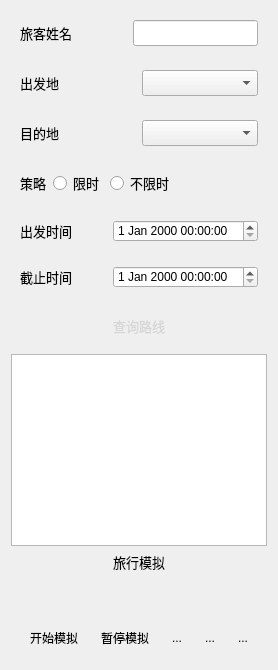
       <widget class="QWidget" name="tab_3">
        <attribute name="icon">
         <iconset resource="Travel_lyb.qrc">
          <normaloff>:/ziyuan/add.png</normaloff>:/ziyuan/add.png</iconset>
        </attribute>
        <attribute name="title">
         <string notr="true">添加旅客</string>
        </attribute>
        <layout class="QVBoxLayout" name="verticalLayout">
         <item>
          <widget class="QWidget" name="widget_17" native="true">
           <layout class="QHBoxLayout" name="horizontalLayout_16">
            <item>
             <widget class="QLabel" name="label_14">
              <property name="font">
               <font>
                <family>华文中宋</family>
                <pointsize>10</pointsize>
               </font>
              </property>
              <property name="text">
               <string>旅客姓名</string>
              </property>
             </widget>
            </item>
            <item>
             <spacer name="horizontalSpacer_7">
              <property name="orientation">
               <enum>Qt::Horizontal</enum>
              </property>
              <property name="sizeHint" stdset="0">
               <size>
                <width>40</width>
                <height>20</height>
               </size>
              </property>
             </spacer>
            </item>
            <item>
             <widget class="QLineEdit" name="lineEdit">
              <property name="enabled">
               <bool>true</bool>
              </property>
              <property name="font">
               <font>
                <family>华文中宋</family>
                <pointsize>10</pointsize>
               </font>
              </property>
             </widget>
            </item>
           </layout>
          </widget>
         </item>
         <item>
          <layout class="QVBoxLayout" name="verticalLayout_5">
           <item>
            <widget class="QWidget" name="widget_18" native="true">
             <layout class="QHBoxLayout" name="horizontalLayout_17">
              <item>
               <widget class="QLabel" name="label_15">
                <property name="font">
                 <font>
                  <family>华文中宋</family>
                  <pointsize>10</pointsize>
                 </font>
                </property>
                <property name="text">
                 <string>&lt;html&gt;&lt;head/&gt;&lt;body&gt;&lt;p align=&quot;justify&quot;&gt;出发地&lt;/p&gt;&lt;/body&gt;&lt;/html&gt;</string>
                </property>
                <property name="textFormat">
                 <enum>Qt::AutoText</enum>
                </property>
               </widget>
              </item>
              <item>
               <widget class="QComboBox" name="comboBox_6">
                <property name="font">
                 <font>
                  <family>华文中宋</family>
                  <pointsize>10</pointsize>
                 </font>
                </property>
                <property name="styleSheet">
                 <string notr="true">selection-background-color: rgb(255, 255, 255);
selection-color: rgb(80, 80, 80);
alternate-background-color: rgb(255, 255, 255);</string>
                </property>
               </widget>
              </item>
             </layout>
            </widget>
           </item>
           <item>
            <widget class="QWidget" name="widget_19" native="true">
             <layout class="QHBoxLayout" name="horizontalLayout_18">
              <item>
               <widget class="QLabel" name="label_16">
                <property name="font">
                 <font>
                  <family>华文中宋</family>
                  <pointsize>10</pointsize>
                 </font>
                </property>
                <property name="text">
                 <string>目的地</string>
                </property>
               </widget>
              </item>
              <item>
               <widget class="QComboBox" name="comboBox_7">
                <property name="font">
                 <font>
                  <family>华文中宋</family>
                  <pointsize>10</pointsize>
                 </font>
                </property>
                <property name="styleSheet">
                 <string notr="true">selection-background-color: rgb(255, 255, 255);
selection-color: rgb(80, 80, 80);</string>
                </property>
               </widget>
              </item>
             </layout>
            </widget>
           </item>
           <item>
            <widget class="QWidget" name="widget_20" native="true">
             <layout class="QHBoxLayout" name="horizontalLayout_19">
              <item>
               <widget class="QLabel" name="label_17">
                <property name="font">
                 <font>
                  <family>华文中宋</family>
                  <pointsize>10</pointsize>
                 </font>
                </property>
                <property name="text">
                 <string>策略</string>
                </property>
               </widget>
              </item>
              <item>
               <widget class="QRadioButton" name="radioButton_5">
                <property name="font">
                 <font>
                  <family>华文中宋</family>
                  <pointsize>10</pointsize>
                 </font>
                </property>
                <property name="text">
                 <string>限时</string>
                </property>
               </widget>
              </item>
              <item>
               <widget class="QRadioButton" name="radioButton_6">
                <property name="font">
                 <font>
                  <family>华文中宋</family>
                  <pointsize>10</pointsize>
                 </font>
                </property>
                <property name="text">
                 <string>不限时</string>
                </property>
               </widget>
              </item>
              <item>
               <spacer name="horizontalSpacer_5">
                <property name="orientation">
                 <enum>Qt::Horizontal</enum>
                </property>
                <property name="sizeHint" stdset="0">
                 <size>
                  <width>40</width>
                  <height>20</height>
                 </size>
                </property>
               </spacer>
              </item>
             </layout>
            </widget>
           </item>
           <item>
            <widget class="QWidget" name="widget_21" native="true">
             <layout class="QHBoxLayout" name="horizontalLayout_20">
              <item>
               <widget class="QLabel" name="label_18">
                <property name="font">
                 <font>
                  <family>华文中宋</family>
                  <pointsize>10</pointsize>
                 </font>
                </property>
                <property name="text">
                 <string>出发时间</string>
                </property>
               </widget>
              </item>
              <item>
               <widget class="QDateTimeEdit" name="dateTimeEdit_7">
                <property name="styleSheet">
                 <string notr="true">selection-background-color: rgb(255, 255, 255);
selection-color: rgb(80, 80, 80);</string>
                </property>
               </widget>
              </item>
             </layout>
            </widget>
           </item>
           <item>
            <widget class="QWidget" name="widget_22" native="true">
             <layout class="QHBoxLayout" name="horizontalLayout_21">
              <item>
               <widget class="QLabel" name="label_19">
                <property name="font">
                 <font>
                  <family>华文中宋</family>
                  <pointsize>10</pointsize>
                 </font>
                </property>
                <property name="text">
                 <string>截止时间</string>
                </property>
               </widget>
              </item>
              <item>
               <widget class="QDateTimeEdit" name="dateTimeEdit_8">
                <property name="styleSheet">
                 <string notr="true">selection-background-color: rgb(255, 255, 255);
selection-color: rgb(80, 80, 80);</string>
                </property>
               </widget>
              </item>
             </layout>
            </widget>
           </item>
          </layout>
         </item>
         <item>
          <widget class="QWidget" name="widget" native="true">
           <layout class="QHBoxLayout" name="horizontalLayout_2">
            <item>
             <spacer name="horizontalSpacer">
              <property name="orientation">
               <enum>Qt::Horizontal</enum>
              </property>
              <property name="sizeHint" stdset="0">
               <size>
                <width>40</width>
                <height>20</height>
               </size>
              </property>
             </spacer>
            </item>
            <item>
             <widget class="QToolButton" name="toolButton">
              <property name="palette">
               <palette>
                <active>
                 <colorrole role="WindowText">
                  <brush brushstyle="SolidPattern">
                   <color alpha="255">
                    <red>214</red>
                    <green>214</green>
                    <blue>214</blue>
                   </color>
                  </brush>
                 </colorrole>
                 <colorrole role="Button">
                  <brush brushstyle="SolidPattern">
                   <color alpha="255">
                    <red>80</red>
                    <green>80</green>
                    <blue>80</blue>
                   </color>
                  </brush>
                 </colorrole>
                 <colorrole role="Text">
                  <brush brushstyle="SolidPattern">
                   <color alpha="255">
                    <red>214</red>
                    <green>214</green>
                    <blue>214</blue>
                   </color>
                  </brush>
                 </colorrole>
                 <colorrole role="ButtonText">
                  <brush brushstyle="SolidPattern">
                   <color alpha="255">
                    <red>214</red>
                    <green>214</green>
                    <blue>214</blue>
                   </color>
                  </brush>
                 </colorrole>
                 <colorrole role="Base">
                  <brush brushstyle="SolidPattern">
                   <color alpha="255">
                    <red>80</red>
                    <green>80</green>
                    <blue>80</blue>
                   </color>
                  </brush>
                 </colorrole>
                 <colorrole role="Window">
                  <brush brushstyle="SolidPattern">
                   <color alpha="255">
                    <red>80</red>
                    <green>80</green>
                    <blue>80</blue>
                   </color>
                  </brush>
                 </colorrole>
                 <colorrole role="PlaceholderText">
                  <brush brushstyle="NoBrush">
                   <color alpha="128">
                    <red>214</red>
                    <green>214</green>
                    <blue>214</blue>
                   </color>
                  </brush>
                 </colorrole>
                </active>
                <inactive>
                 <colorrole role="WindowText">
                  <brush brushstyle="SolidPattern">
                   <color alpha="255">
                    <red>214</red>
                    <green>214</green>
                    <blue>214</blue>
                   </color>
                  </brush>
                 </colorrole>
                 <colorrole role="Button">
                  <brush brushstyle="SolidPattern">
                   <color alpha="255">
                    <red>80</red>
                    <green>80</green>
                    <blue>80</blue>
                   </color>
                  </brush>
                 </colorrole>
                 <colorrole role="Text">
                  <brush brushstyle="SolidPattern">
                   <color alpha="255">
                    <red>214</red>
                    <green>214</green>
                    <blue>214</blue>
                   </color>
                  </brush>
                 </colorrole>
                 <colorrole role="ButtonText">
                  <brush brushstyle="SolidPattern">
                   <color alpha="255">
                    <red>214</red>
                    <green>214</green>
                    <blue>214</blue>
                   </color>
                  </brush>
                 </colorrole>
                 <colorrole role="Base">
                  <brush brushstyle="SolidPattern">
                   <color alpha="255">
                    <red>80</red>
                    <green>80</green>
                    <blue>80</blue>
                   </color>
                  </brush>
                 </colorrole>
                 <colorrole role="Window">
                  <brush brushstyle="SolidPattern">
                   <color alpha="255">
                    <red>80</red>
                    <green>80</green>
                    <blue>80</blue>
                   </color>
                  </brush>
                 </colorrole>
                 <colorrole role="PlaceholderText">
                  <brush brushstyle="NoBrush">
                   <color alpha="128">
                    <red>214</red>
                    <green>214</green>
                    <blue>214</blue>
                   </color>
                  </brush>
                 </colorrole>
                </inactive>
                <disabled>
                 <colorrole role="WindowText">
                  <brush brushstyle="SolidPattern">
                   <color alpha="255">
                    <red>214</red>
                    <green>214</green>
                    <blue>214</blue>
                   </color>
                  </brush>
                 </colorrole>
                 <colorrole role="Button">
                  <brush brushstyle="SolidPattern">
                   <color alpha="255">
                    <red>80</red>
                    <green>80</green>
                    <blue>80</blue>
                   </color>
                  </brush>
                 </colorrole>
                 <colorrole role="Text">
                  <brush brushstyle="SolidPattern">
                   <color alpha="255">
                    <red>214</red>
                    <green>214</green>
                    <blue>214</blue>
                   </color>
                  </brush>
                 </colorrole>
                 <colorrole role="ButtonText">
                  <brush brushstyle="SolidPattern">
                   <color alpha="255">
                    <red>214</red>
                    <green>214</green>
                    <blue>214</blue>
                   </color>
                  </brush>
                 </colorrole>
                 <colorrole role="Base">
                  <brush brushstyle="SolidPattern">
                   <color alpha="255">
                    <red>80</red>
                    <green>80</green>
                    <blue>80</blue>
                   </color>
                  </brush>
                 </colorrole>
                 <colorrole role="Window">
                  <brush brushstyle="SolidPattern">
                   <color alpha="255">
                    <red>80</red>
                    <green>80</green>
                    <blue>80</blue>
                   </color>
                  </brush>
                 </colorrole>
                 <colorrole role="PlaceholderText">
                  <brush brushstyle="NoBrush">
                   <color alpha="128">
                    <red>214</red>
                    <green>214</green>
                    <blue>214</blue>
                   </color>
                  </brush>
                 </colorrole>
                </disabled>
               </palette>
              </property>
              <property name="font">
               <font>
                <family>华文中宋</family>
                <pointsize>10</pointsize>
               </font>
              </property>
              <property name="toolTip">
               <string>查询路线</string>
              </property>
              <property name="styleSheet">
               <string notr="true">QToolTip{color: black;}
background-color: rgb(0, 0, 0);</string>
              </property>
              <property name="text">
               <string>查询路线</string>
              </property>
              <property name="icon">
               <iconset resource="Travel_lyb.qrc">
                <normaloff>:/ziyuan/add2.png</normaloff>:/ziyuan/add2.png</iconset>
              </property>
              <property name="iconSize">
               <size>
                <width>30</width>
                <height>30</height>
               </size>
              </property>
              <property name="checkable">
               <bool>false</bool>
              </property>
              <property name="checked">
               <bool>false</bool>
              </property>
              <property name="toolButtonStyle">
               <enum>Qt::ToolButtonTextBesideIcon</enum>
              </property>
              <property name="autoRaise">
               <bool>true</bool>
              </property>
             </widget>
            </item>
            <item>
             <spacer name="horizontalSpacer_6">
              <property name="orientation">
               <enum>Qt::Horizontal</enum>
              </property>
              <property name="sizeHint" stdset="0">
               <size>
                <width>40</width>
                <height>20</height>
               </size>
              </property>
             </spacer>
            </item>
           </layout>
          </widget>
         </item>
         <item>
          <widget class="QTextBrowser" name="textBrowser_2"/>
         </item>
         <item>
          <widget class="QLabel" name="label_4">
           <property name="font">
            <font>
             <family>华文中宋</family>
             <pointsize>10</pointsize>
            </font>
           </property>
           <property name="text">
            <string>&lt;html&gt;&lt;head/&gt;&lt;body&gt;&lt;p align=&quot;center&quot;&gt;旅行模拟&lt;/p&gt;&lt;/body&gt;&lt;/html&gt;</string>
           </property>
          </widget>
         </item>
         <item>
          <widget class="QWidget" name="widget_5" native="true">
           <layout class="QHBoxLayout" name="horizontalLayout_6">
            <item>
             <widget class="QLabel" name="label_3">
              <property name="text">
               <string/>
              </property>
              <property name="pixmap">
               <pixmap resource="Travel_lyb.qrc">:/ziyuan/clock4.png</pixmap>
              </property>
              <property name="scaledContents">
               <bool>false</bool>
              </property>
             </widget>
            </item>
            <item>
             <widget class="QLabel" name="timedisplay2">
              <property name="text">
               <string/>
              </property>
             </widget>
            </item>
           </layout>
          </widget>
         </item>
         <item>
          <widget class="QWidget" name="widget_7" native="true">
           <property name="styleSheet">
            <string notr="true">QToolTip{color: black;}</string>
           </property>
           <layout class="QHBoxLayout" name="horizontalLayout">
            <item>
             <widget class="QToolButton" name="toolButton_2">
              <property name="toolTip">
               <string>开始/继续模拟</string>
              </property>
              <property name="styleSheet">
               <string notr="true">color: rgb(0, 0, 0);
QToolTip{color: black;}</string>
              </property>
              <property name="text">
               <string>开始模拟</string>
              </property>
              <property name="icon">
               <iconset resource="Travel_lyb.qrc">
                <normaloff>:/ziyuan/start.png</normaloff>:/ziyuan/start.png</iconset>
              </property>
              <property name="iconSize">
               <size>
                <width>30</width>
                <height>30</height>
               </size>
              </property>
              <property name="autoRaise">
               <bool>true</bool>
              </property>
             </widget>
            </item>
            <item>
             <widget class="QToolButton" name="toolButton_3">
              <property name="toolTip">
               <string>暂停模拟</string>
              </property>
              <property name="styleSheet">
               <string notr="true">QToolTip{color: black;}</string>
              </property>
              <property name="text">
               <string>暂停模拟</string>
              </property>
              <property name="icon">
               <iconset resource="Travel_lyb.qrc">
                <normaloff>:/ziyuan/stop.png</normaloff>:/ziyuan/stop.png</iconset>
              </property>
              <property name="iconSize">
               <size>
                <width>30</width>
                <height>30</height>
               </size>
              </property>
              <property name="autoRaise">
               <bool>true</bool>
              </property>
             </widget>
            </item>
            <item>
             <widget class="QToolButton" name="toolButton_12">
              <property name="toolTip">
               <string>减速</string>
              </property>
              <property name="text">
               <string>...</string>
              </property>
              <property name="icon">
               <iconset resource="Travel_lyb.qrc">
                <normaloff>:/ziyuan/slow.png</normaloff>:/ziyuan/slow.png</iconset>
              </property>
              <property name="iconSize">
               <size>
                <width>30</width>
                <height>30</height>
               </size>
              </property>
              <property name="popupMode">
               <enum>QToolButton::DelayedPopup</enum>
              </property>
              <property name="autoRaise">
               <bool>true</bool>
              </property>
             </widget>
            </item>
            <item>
             <widget class="QToolButton" name="toolButton_11">
              <property name="toolTip">
               <string>加速</string>
              </property>
              <property name="text">
               <string>...</string>
              </property>
              <property name="icon">
               <iconset resource="Travel_lyb.qrc">
                <normaloff>:/ziyuan/accelerate.png</normaloff>:/ziyuan/accelerate.png</iconset>
              </property>
              <property name="iconSize">
               <size>
                <width>30</width>
                <height>30</height>
               </size>
              </property>
              <property name="autoRaise">
               <bool>true</bool>
              </property>
             </widget>
            </item>
            <item>
             <widget class="QToolButton" name="toolButton_8">
              <property name="toolTip">
               <string>终止模拟</string>
              </property>
              <property name="text">
               <string>...</string>
              </property>
              <property name="icon">
               <iconset resource="Travel_lyb.qrc">
                <normaloff>:/ziyuan/end.png</normaloff>:/ziyuan/end.png</iconset>
              </property>
              <property name="iconSize">
               <size>
                <width>30</width>
                <height>30</height>
               </size>
              </property>
              <property name="autoRaise">
               <bool>true</bool>
              </property>
             </widget>
            </item>
           </layout>
          </widget>
         </item>
        </layout>
       </widget>
